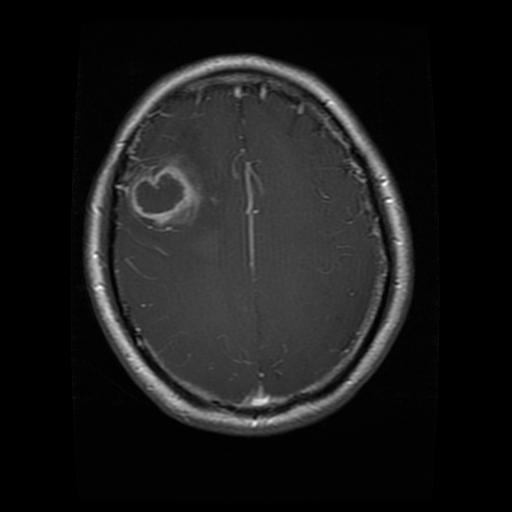
#> input picture dataset_8/glioma/Te-gl_0025.jpg, 512 x 512 px; its folder holds only this picture in this run
$ jupyter execute --allow-errors eda.ipynb   (shell and % lines are left out)
#> lines starting #> are read from the running program, lines starting #| are printed output that depends on the picture
# Exploratory Data Analysis

import libraries and settings

[cell 1]
from pathlib import Path
import pandas as pd
import matplotlib.pyplot as plt
import seaborn as sns
from PIL import Image
import numpy as np
import os
import cv2

## understanding the data

dataset and class distribution

[cell 2]
# define the dataset path
dataset_path = Path("dataset_8")

# aggregate all image paths and labels
image_paths = list(dataset_path.glob("*/*.jpg"))
data = [(str(path), path.parent.name) for path in image_paths]
df = pd.DataFrame(data, columns=["filepath", "label"])

import os
os.makedirs("output", exist_ok=True)

# count class distribution (saved in output/class_distribution.png)
plt.figure(figsize=(8, 6))
sns.countplot(x='label', data=df, order=df['label'].value_counts().index)
plt.title("Number of Images per Class")
plt.xlabel("Tumor Type")
plt.ylabel("Image Count")
plt.grid(axis='y')
plt.tight_layout()
plt.savefig("output/class_distribution.png")
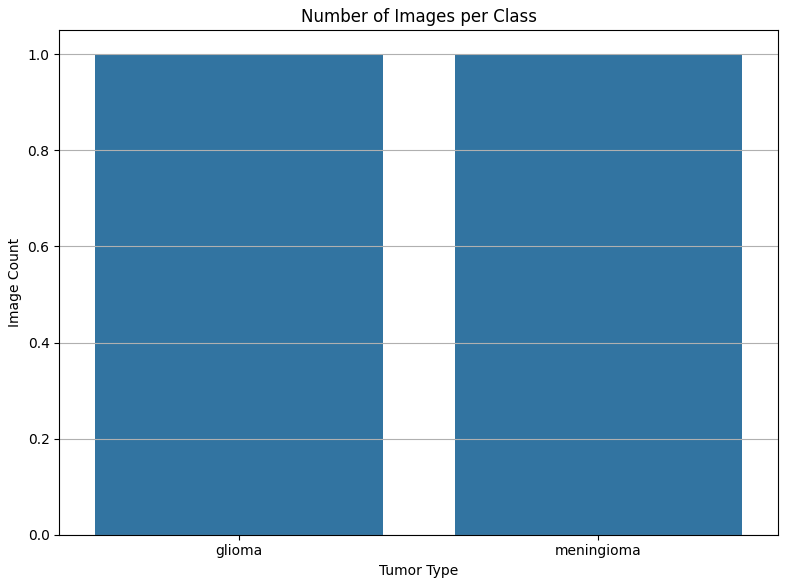
#> figure drawn by matplotlib, 1 panel
plt.close()

[cell 3]
# change working directory and confirm dataset location
%cd /content
print("now cwd:", os.getcwd())
print("here now:", os.listdir())

# you should see 'dataset_8' in the list now
root_dir = 'dataset_8'

[cell 4]
root_dir = 'dataset_8'
total_images = 0

# Loop through each subfolder (class)
for subdir in os.listdir(root_dir):
    subdir_path = os.path.join(root_dir, subdir)
    if os.path.isdir(subdir_path):
        image_files = os.listdir(subdir_path)
        num_images = len(image_files)
        total_images += num_images
        print(f"{subdir}: {num_images} images")

print(f"\nTotal images across all classes: {total_images}")

visualise sample data

[cell 5]
def show_all_classes_grid(df):
    class_names = df['label'].unique()
    plt.figure(figsize=(12, 12))

    img_count = 0
    for class_name in class_names:
        class_images = df[df['label'] == class_name]['filepath'].sample(4)
        for img_path in class_images:
            img_path = Path(img_path)
            img = cv2.imread(str(img_path))

            if img is not None:
                img = cv2.cvtColor(img, cv2.COLOR_BGR2RGB)
                plt.subplot(4, 4, img_count + 1)
                plt.imshow(img)
                plt.title(f"{class_name}\n{img_path.name}", fontsize=7)
                plt.axis('off')
                img_count += 1

            if img_count >= 16:
                break
        if img_count >= 16:
            break

    plt.suptitle("4 Sample Images per Class", fontsize=12)
    plt.tight_layout(rect=[0, 0.03, 1, 0.95])
    plt.show()

#> (the rest of this cell did not finish here and is left out)

[cell 6]
# check image shapes
df['shape'] = df['filepath'].apply(lambda x: cv2.imread(str(x)).shape if cv2.imread(str(x)) is not None else None)
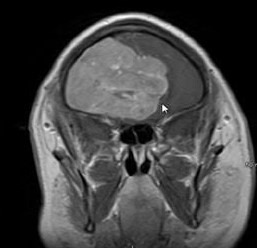
#> input picture dataset_8/meningioma/Te-me_0063.jpg, 257 x 248 px

# count unique shapes
print(df['shape'].value_counts())

dataset has 106 unique image sizes. resize all images during pre-processing (either 512x512 or 224x224)

[cell 7]
def compute_stats(path):
#> called with path = 'dataset_8/glioma/Te-gl_0025.jpg'
    img = cv2.imread(str(path), cv2.IMREAD_GRAYSCALE)
#> img: shape (512, 512); min 0, max 255, mean 26.1
    return pd.Series({
        'mean_intensity': np.mean(img),
        'std_intensity': np.std(img)
    }) if img is not None else pd.Series({'mean_intensity': None, 'std_intensity': None})

df[['mean_intensity', 'std_intensity']] = df['filepath'].apply(compute_stats)

[cell 8]
# image brightness analysis
plt.figure(figsize=(10, 4))
sns.boxplot(x='label', y='mean_intensity', data=df)
plt.title('Image Brightness by Class')
plt.show()
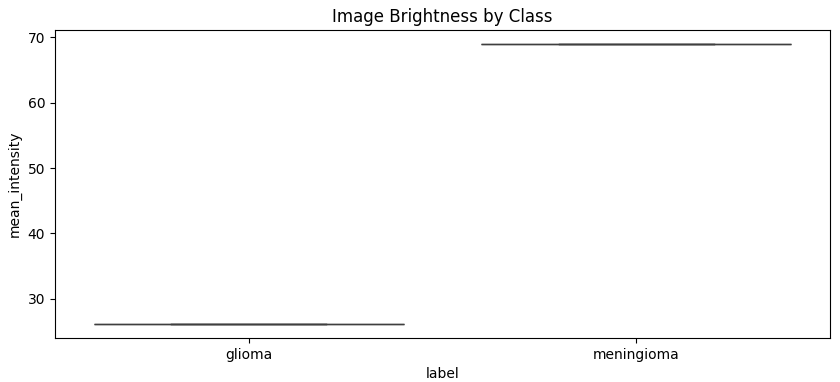
#> figure drawn by matplotlib, 1 panel

[cell 9]
# image contrast by standard deviation of pixel intensity
plt.figure(figsize=(10, 4))
sns.boxplot(x='label', y='std_intensity', data=df)
plt.title('Image Contrast (std intensity) by Class')
plt.show()

[cell 10]
def is_image_valid(path):
#> called with path = 'dataset_8/glioma/Te-gl_0025.jpg'
    try:
        img = cv2.imread(str(path))
#> img is the input picture: shape (512, 512, 3); min 0, max 255, mean 26.1
        return img is not None
    except:
        return False

df['valid'] = df['filepath'].apply(is_image_valid)
#> in is_image_valid, img is the input picture: shape (248, 257, 3); min 0, max 255, mean 69
print(df['valid'].value_counts())

Random Forest Classifier

[cell 11]
# 1) Imports
import cv2
import numpy as np
import pandas as pd
from skimage.feature import hog
from sklearn.model_selection import train_test_split, GridSearchCV
from sklearn.preprocessing import LabelEncoder, StandardScaler
from sklearn.svm import SVC
from sklearn.metrics import classification_report, confusion_matrix, ConfusionMatrixDisplay
import matplotlib.pyplot as plt
from sklearn.ensemble import RandomForestClassifier

# 2) HOG feature extractor
def extract_hog(path, resize=(128,128)):
#> called with path = 'dataset_8/glioma/Te-gl_0025.jpg', resize = (128, 128)
    img = cv2.imread(path, cv2.IMREAD_GRAYSCALE)
    img = cv2.resize(img, resize)
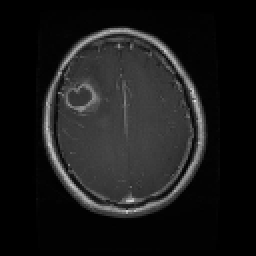
#> img: shape (128, 128) (shown 2 times larger); min 0, max 224, mean 26.2
    features = hog(
        img,
        orientations=9,
        pixels_per_cell=(8,8),
        cells_per_block=(2,2),
        block_norm='L2-Hys',
        feature_vector=True
    )
#> features = 8100 values, max 1 at index 3807, min 0 at index 0, mean 0.0849
    return features

# 3) Build feature matrix and label vector
features = []
for fp in df['filepath']:
    features.append(extract_hog(fp))
X = np.stack(features)
le = LabelEncoder()
y = le.fit_transform(df['label'])   # e.g. {‘glioma’:0, …}

# 4) Train / test split
#> (the rest of this cell did not finish here and is left out)
